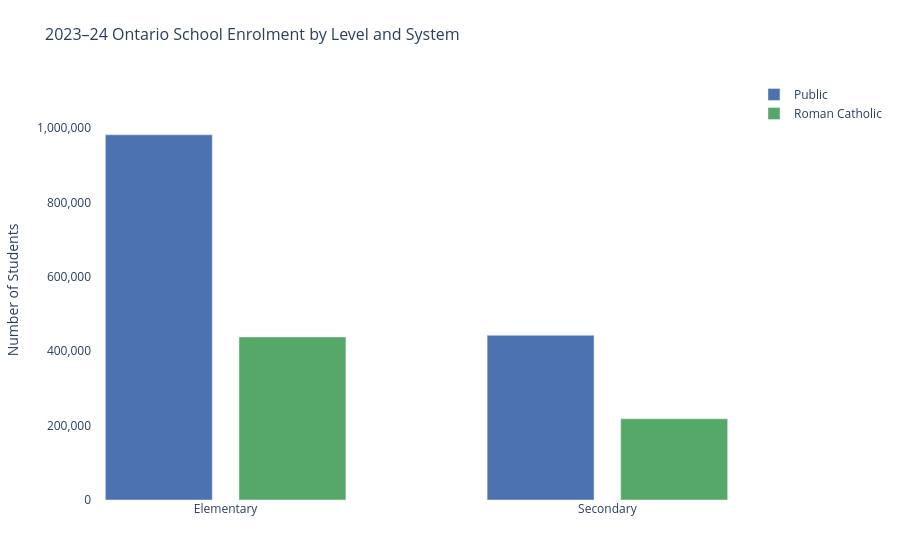

The notebook cell this image was saved under:
### Code cell
# Setup
bar_width = 0.35
x = np.arange(len(levels))  # [0, 1]

fig = go.Figure()

# Public school bars
fig.add_trace(go.Bar(
    x=x - bar_width / 2,
    y=public,
    name="Public",
    marker_color="#4C72B0",
    # Removed text and textposition
    hovertemplate=[
        f"Public<br>{(val / (public[i] + catholic[i]) * 100):.1f}% of total<extra></extra>"
        for i, val in enumerate(public)
    ]
))

# Roman Catholic bars
fig.add_trace(go.Bar(
    x=x + bar_width / 2,
    y=catholic,
    name="Roman Catholic",
    marker_color="#55A868",
    hovertemplate=[
        f"Roman Catholic<br>{(val / (public[i] + catholic[i]) * 100):.1f}% of total<extra></extra>"
        for i, val in enumerate(catholic)
    ]
))

# Layout with extended y-axis
fig.update_layout(
    title="2023–24 Ontario School Enrolment by Level and System",
    title_font_size=16,
    barmode='group',
    xaxis=dict(
        tickvals=x,
        ticktext=levels,
        title=''
    ),
    yaxis=dict(
        title="Number of Students",
        showgrid=False,
        tickformat=",",
        range=[0, max(public.max(), catholic.max()) * 1.15]
    ),
    plot_bgcolor='white',
    bargap=0.2,
    legend_title_text='',
    margin=dict(t=80, l=60, r=40, b=60)
)

fig.show()

### Figure 1 — Plotly figure (JSON) as saved in the notebook; plotly's stock layout.template omitted (floating-point values rounded to 4 significant figures)
{"data": [{"hovertemplate": ["Public<br>69.1% of total<extra></extra>", "Public<br>67.0% of total<extra></extra>"], "marker": {"color": "#4C72B0"}, "name": "Public", "type": "bar", "x": [-0.175, 0.825], "y": [981660, 442690]}, {"hovertemplate": ["Roman Catholic<br>30.9% of total<extra></extra>", "Roman Catholic<br>33.0% of total<extra></extra>"], "marker": {"color": "#55A868"}, "name": "Roman Catholic", "type": "bar", "x": [0.175, 1.175], "y": [437980, 218160]}], "layout": {"bargap": 0.2, "barmode": "group", "legend": {"title": {"text": ""}}, "margin": {"b": 60, "l": 60, "r": 40, "t": 80}, "plot_bgcolor": "white", "title": {"font": {"size": 16}, "text": "2023–24 Ontario School Enrolment by Level and System"}, "xaxis": {"ticktext": ["Elementary", "Secondary"], "tickvals": [0, 1], "title": {"text": ""}}, "yaxis": {"range": [0, 1128909], "showgrid": false, "tickformat": ",", "title": {"text": "Number of Students"}}}}
